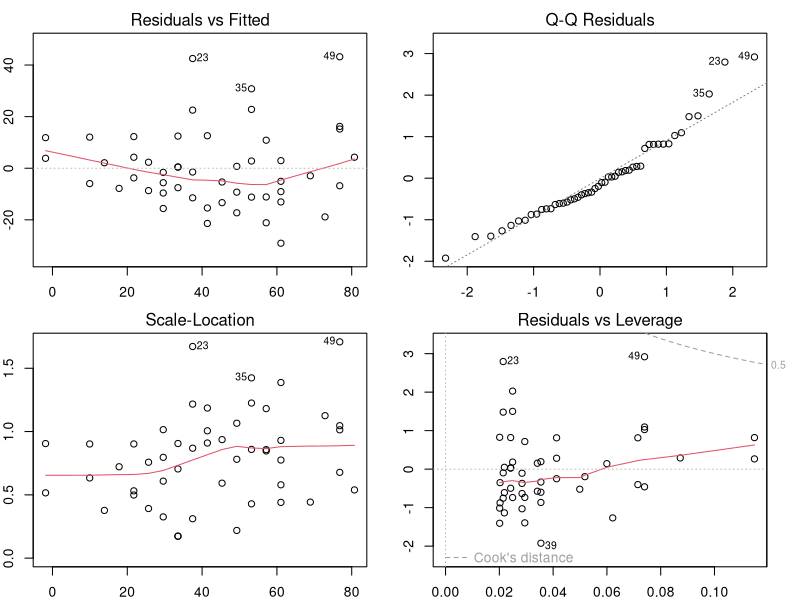

This figure's R source: (Note: this script raises an error after producing the figure.)
setwd('C:/R_statistics')


str(cars)

#회귀분석
m<- lm(dist~speed, data =cars)


#만능함수 _ 상세정보
summary(m)
'T검정 귀무가설 : 각각의 계수가 0이어도 차이가 없다.   0일 때와 0이 아닐 때를 비교'
'F검정 귀무가설 : 평균?  y(=1)와 회귀식 y 차이가 없다.  분산비교로 검정'


par(mfrow=c(2,2), mar=c(2,2,2,2))

#만능함수2 plot
plot(m)
'#1 1) x축 회귀식으로 예측/ 피팅데이터, y축 잔차 ;  잔차는 0에 수렴될 수록 좋다. 빨간선 : 구간별 오차 평균 
    2) 등분산성도 확인해 볼 수 있다. : 잔차의 패턴의 보이는가? 앞의 잔차가 뒤에 잔차와 관계성을 갖나? 안 갖는다. 
 #2 확실한 방법 qqplot 잔차의 정규성확인 : 예측치 quantile, y축 잔차
 #3 1번을 루트 씌운거라서 크게 신경 안써도 된다. 
 #4 y축은 표준화된 잔차 x축 잔차의 영향력  쿸 공식에 넣었을 떄 평균에(0) 가깝게 나올 떄 회귀식에서 설명할 수 있는 데이터가 많다.
    잔차가 정규분포 안에 들어오는지 확인 할 때'

#더비 왓슨 : 잔차의 독립성 검정 
#install.packages("lmtest")
library(lmtest)
dwtest(m)
'귀무가설 : 오차항과 오차항 간의 상관계수가 없다. =. 0.09522 귀무가설 채택'




#################################################################################



##lm F-statistics : 축소모형(reduced model과 완전모형 full model) 간의 검정
' 완전 모델은 원래 사용한 모델 dist ~ speed며, 
축소 모델은 원래 사용한 모델보다 설명 변수를 줄인 모델로 
=> speed를 제외하고 dist를 상숫값으로 예측한 경우다.'
anova(
  object,  # 모델 피팅 함수(예를 들면, lm)의 반환 값
  ...      # 비교할 또 다른 객체들
)

#summary(lm)이 보여주는 F통계량은 annova()함수를 이용해 직접 구할 수 있다.
full <- lm(dist ~ speed, data=cars)
reduced <- lm(dist ~ 1, data=cars)
anova(reduced,full)
